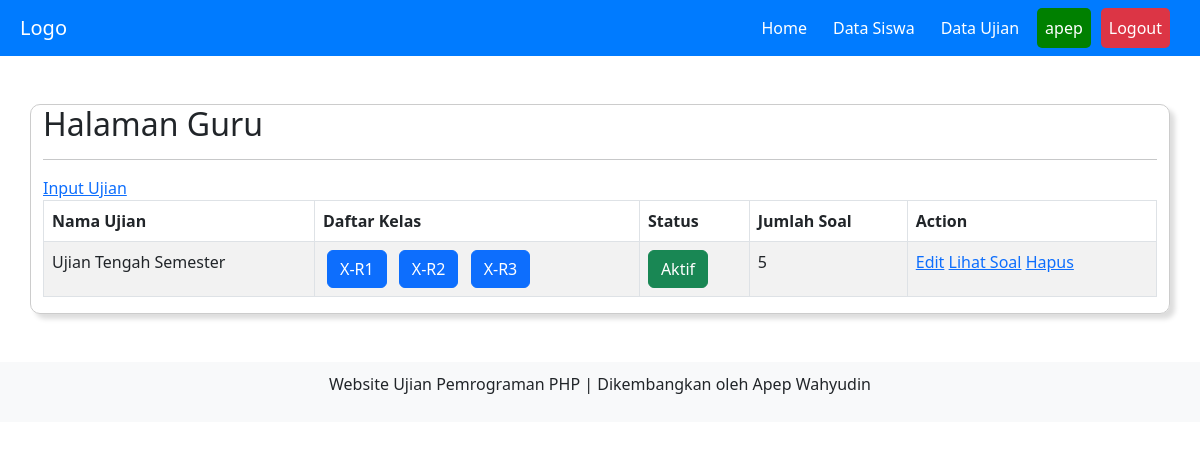
The page /guru/home.php (signed in) on the database its author committed.
### tables this page shows
CREATE TABLE `ujian` (
  `id_ujian` int(11) NOT NULL,
  `nama_ujian` varchar(50) NOT NULL,
  `status` varchar(15) NOT NULL,
  `id_guru` int(11) NOT NULL
);

CREATE TABLE `ujian_kelas` (
  `id_ujian_kelas` int(11) NOT NULL,
  `id_ujian` int(11) NOT NULL,
  `id_kelas` int(11) NOT NULL
);

CREATE TABLE `kelas` (
  `id_kelas` int(11) NOT NULL,
  `nama_kelas` varchar(10) NOT NULL,
  `status` enum('aktif','nonaktif') NOT NULL,
  `id_guru` int(11) NOT NULL
);

### guru/ujian.php (the view)
<a href="home.php?page=input_ujian">Input Ujian</a>
<table id="myTable" class="table table-striped table-bordered" style="width:100%">
    <thead>
        <tr>
            <th>Nama Ujian</th>
            <th>Daftar Kelas</th>
            <th>Status</th>
            <th>Jumlah Soal</th>
            <th>Action</th>
        </tr>
    </thead>
    <tbody>
        <?php
        $id_guru = $_SESSION['id_guru'];
        $qry_ujian = mysqli_query($koneksi, "SELECT * FROM ujian WHERE id_guru = '$id_guru'");
        while ($data_ujian = mysqli_fetch_assoc($qry_ujian)) {
            ?>
            <tr>
                <td><?= $data_ujian['nama_ujian']; ?></td>
                <td>
                    <?php
                    $query_kelas = mysqli_query($koneksi, "SELECT ujian_kelas.id_ujian_kelas, kelas.nama_kelas, kelas.id_kelas
                                    FROM ujian_kelas
                                    INNER JOIN kelas ON ujian_kelas.id_kelas = kelas.id_kelas
                                    WHERE ujian_kelas.id_ujian = '$data_ujian[id_ujian]'
                                    ORDER BY ujian_kelas.id_kelas ASC");
                    while ($data_kelas = mysqli_fetch_assoc($query_kelas)) {
                        ?>
                        <a class="btn btn-primary mx-1" href="home.php?page=nilai&id_ujian=<?= $data_ujian["id_ujian"];?>&id_kelas=<?= $data_kelas["id_kelas"];?>"><?= $data_kelas["nama_kelas"];?></a>
                        <?php
                    }
                    ?>
                </td>
                <td>
                    <?php
                    if ($data_ujian['status'] == 'aktif') {
                        $class = 'btn-success';
                    } else {
                        $class = 'btn-warning';
                    }
                    echo "<span class='btn {$class}'>" . ucwords($data_ujian['status']) . "</span>"; ?>
                </td>
                <td>
                    <?php
                    $qry_Soal = mysqli_query($koneksi, "SELECT soal FROM soal WHERE id_ujian='$data_ujian[id_ujian]'");
                    $jmlh_soal = mysqli_num_rows($qry_Soal);
                    echo $jmlh_soal;
                    ?>
                </td>
                <td>
                    <?= "<a href='home.php?page=soal&id_ujian=" . $data_ujian['id_ujian'] . "'>Edit</a>" ?>
                    <?= "<a href='home.php?page=soal&id_ujian=" . $data_ujian['id_ujian'] . "'>Lihat Soal</a>" ?>
                    <a href="hapus_ujian.php?id_ujian=<?= $data_ujian['id_ujian']; ?>"
                        onclick="return confirm('Data ujian akan dihapus! Lanjutkan?')">Hapus</a>
                </td>
            </tr>
            <?php
        }
        ?>
    </tbody>
</table>

### rows shown on the page
ujian: nama_ujian "Ujian Tengah Semester", status "Aktif", jmlh_soal "5"
ujian_kelas: id_kelas.nama_kelas "X-R1"
ujian_kelas: id_kelas.nama_kelas "X-R2"
ujian_kelas: id_kelas.nama_kelas "X-R3"

### other values the page prints
$_SESSION["username"] "apep"
